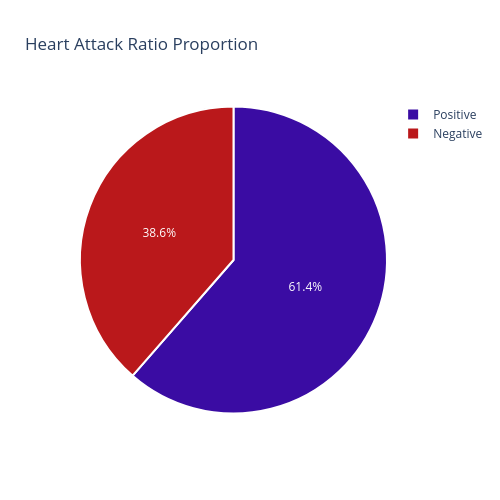

Notebook cell for this chart:
### Code cell
import plotly.offline as py
import plotly.graph_objs as go
from plotly.subplots import make_subplots
import plotly.express as px

def attack_ratio(data):
    """
    Make a pie chart of 'Result' values
    Results: 0 = Negative, 1 = Positive
    """
    
    Result = data['Result'].value_counts()
    values = [Result[1], Result[0]]
    labels = ['Positive','Negative']
    colors = ['3A0CA3', 'ba181b']
    
    fig_pie = go.Pie(labels=labels, values=values,
                     marker={'colors': colors, 
                             'line': {'color': 'White', 'width': 2}})
    layout = go.Layout(height=500, width=500, title={'text': 'Heart Attack Ratio Proportion'})  # Set the height and width
    fig = go.Figure(data=[fig_pie], layout=layout)
    py.iplot(fig)
    return py
    
    
attack_ratio(heartattack_data)

### Figure 1 — Plotly figure (JSON) as saved in the notebook; plotly's stock layout.template omitted (floating-point values rounded to 4 significant figures)
{"data": [{"labels": ["Positive", "Negative"], "marker": {"colors": ["3A0CA3", "ba181b"], "line": {"color": "White", "width": 2}}, "type": "pie", "values": [810, 509]}], "layout": {"height": 500, "title": {"text": "Heart Attack Ratio Proportion"}, "width": 500}}
